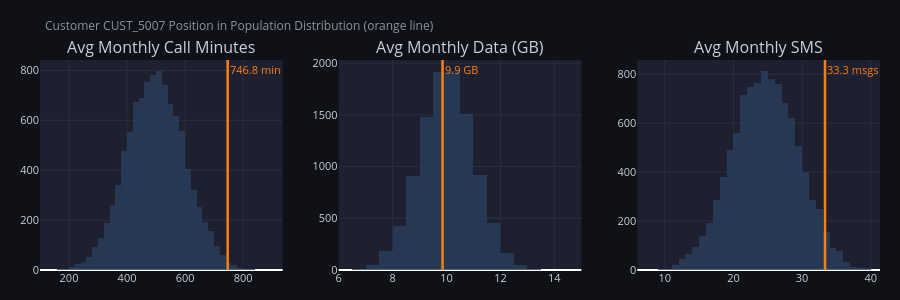

The notebook cell saved with this chart:
### Code cell
# ── Usage Distribution Histograms ────────────────────────────────────────────
fig_hist = make_subplots(
    rows=1, cols=3,
    subplot_titles=["Avg Monthly Call Minutes", "Avg Monthly Data (GB)", "Avg Monthly SMS"],
)
configs = [
    ("call_minutes_mean", "min", 1),
    ("data_usage_gb_mean", "GB",  2),
    ("sms_count_mean",    "msgs", 3),
]
for col_name, unit, col_idx in configs:
    vals   = df[col_name].dropna()
    cust_v = row.get(col_name, 0)

    fig_hist.add_trace(
        go.Histogram(x=vals, nbinsx=40, marker_color="#2a3f5f",
                     opacity=0.8, showlegend=False),
        row=1, col=col_idx
    )
    fig_hist.add_vline(
        x=cust_v, line_color="#ff7f0e", line_width=2.5,
        annotation_text=f"{cust_v:.1f} {unit}",
        annotation_font_color="#ff7f0e",
        row=1, col=col_idx
    )

fig_hist.update_layout(
    height=300,
    paper_bgcolor="#0f1117", plot_bgcolor="#1e2030",
    font=dict(color="#c9d1d9", size=11),
    title=dict(
        text=f"Customer {sample_id} Position in Population Distribution (orange line)",
        font=dict(color="#8b949e", size=12)
    ),
    margin=dict(t=60, b=30, l=40, r=20),
)
fig_hist.update_xaxes(gridcolor="#2a2d3e")
fig_hist.update_yaxes(gridcolor="#2a2d3e")
fig_hist.show()

### Figure 1 — Plotly figure (JSON) as saved in the notebook; plotly's stock layout.template omitted (floating-point values rounded to 4 significant figures; data arrays with more than 128 entries replaced by an {"elided": "..."} marker saying what was removed)
{"data": [{"marker": {"color": "#2a3f5f"}, "nbinsx": 40, "opacity": 0.8, "showlegend": false, "type": "histogram", "x": {"elided": "10000 float values"}, "xaxis": "x", "yaxis": "y"}, {"marker": {"color": "#2a3f5f"}, "nbinsx": 40, "opacity": 0.8, "showlegend": false, "type": "histogram", "x": {"elided": "10000 float values"}, "xaxis": "x2", "yaxis": "y2"}, {"marker": {"color": "#2a3f5f"}, "nbinsx": 40, "opacity": 0.8, "showlegend": false, "type": "histogram", "x": {"elided": "10000 float values"}, "xaxis": "x3", "yaxis": "y3"}], "layout": {"annotations": [{"font": {"size": 16}, "showarrow": false, "text": "Avg Monthly Call Minutes", "x": 0.1444, "xanchor": "center", "xref": "paper", "y": 1, "yanchor": "bottom", "yref": "paper"}, {"font": {"size": 16}, "showarrow": false, "text": "Avg Monthly Data (GB)", "x": 0.5, "xanchor": "center", "xref": "paper", "y": 1, "yanchor": "bottom", "yref": "paper"}, {"font": {"size": 16}, "showarrow": false, "text": "Avg Monthly SMS", "x": 0.8556, "xanchor": "center", "xref": "paper", "y": 1, "yanchor": "bottom", "yref": "paper"}, {"font": {"color": "#ff7f0e"}, "showarrow": false, "text": "746.8 min", "x": 746.8, "xanchor": "left", "xref": "x", "y": 1, "yanchor": "top", "yref": "y domain"}, {"font": {"color": "#ff7f0e"}, "showarrow": false, "text": "9.9 GB", "x": 9.853, "xanchor": "left", "xref": "x2", "y": 1, "yanchor": "top", "yref": "y2 domain"}, {"font": {"color": "#ff7f0e"}, "showarrow": false, "text": "33.3 msgs", "x": 33.33, "xanchor": "left", "xref": "x3", "y": 1, "yanchor": "top", "yref": "y3 domain"}], "font": {"color": "#c9d1d9", "size": 11}, "height": 300, "margin": {"b": 30, "l": 40, "r": 20, "t": 60}, "paper_bgcolor": "#0f1117", "plot_bgcolor": "#1e2030", "shapes": [{"line": {"color": "#ff7f0e", "width": 2.5}, "type": "line", "x0": 746.8, "x1": 746.8, "xref": "x", "y0": 0, "y1": 1, "yref": "y domain"}, {"line": {"color": "#ff7f0e", "width": 2.5}, "type": "line", "x0": 9.853, "x1": 9.853, "xref": "x2", "y0": 0, "y1": 1, "yref": "y2 domain"}, {"line": {"color": "#ff7f0e", "width": 2.5}, "type": "line", "x0": 33.33, "x1": 33.33, "xref": "x3", "y0": 0, "y1": 1, "yref": "y3 domain"}], "title": {"font": {"color": "#8b949e", "size": 12}, "text": "Customer CUST_5007 Position in Population Distribution (orange line)"}, "xaxis": {"anchor": "y", "domain": [0, 0.2889], "gridcolor": "#2a2d3e"}, "xaxis2": {"anchor": "y2", "domain": [0.3556, 0.6444], "gridcolor": "#2a2d3e"}, "xaxis3": {"anchor": "y3", "domain": [0.7111, 1], "gridcolor": "#2a2d3e"}, "yaxis": {"anchor": "x", "domain": [0, 1], "gridcolor": "#2a2d3e"}, "yaxis2": {"anchor": "x2", "domain": [0, 1], "gridcolor": "#2a2d3e"}, "yaxis3": {"anchor": "x3", "domain": [0, 1], "gridcolor": "#2a2d3e"}}}
